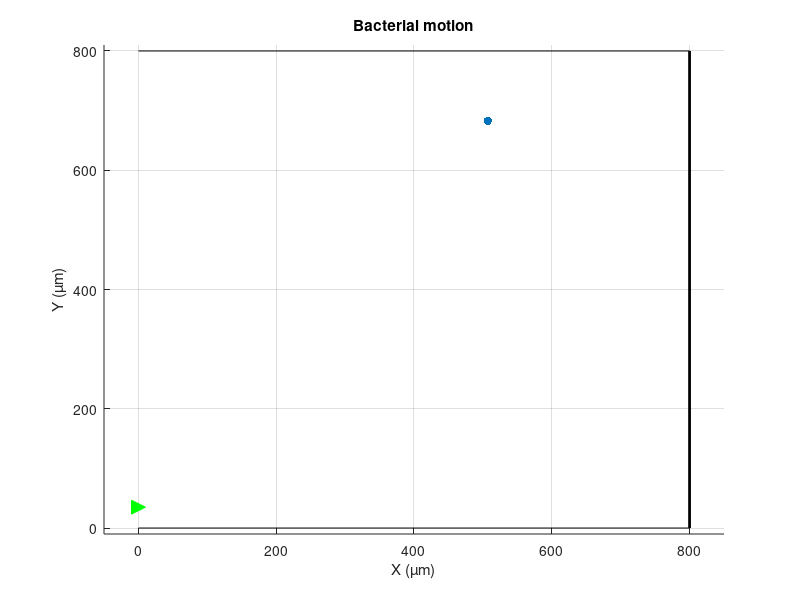
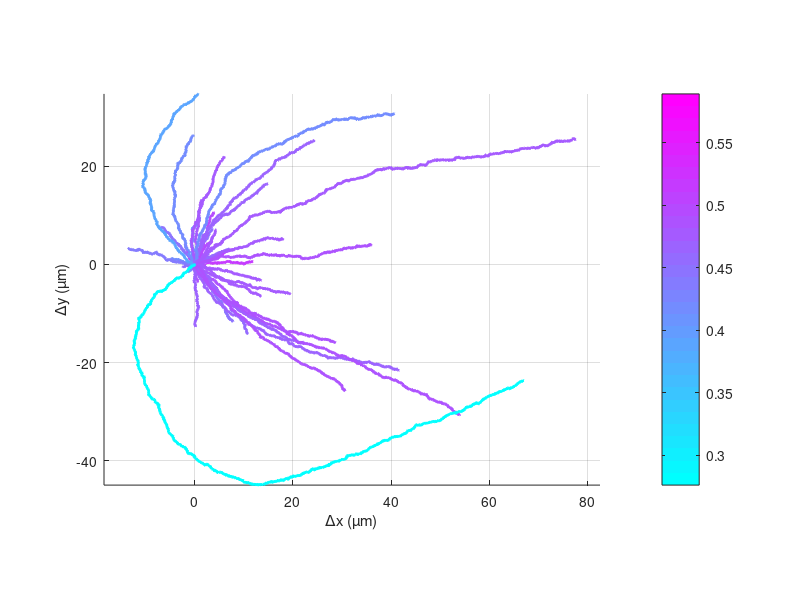

Reproduce these figures in MATLAB, in order. (Note: this script raises an error after producing the figures.)
clear; close all; clc;

total_time     = 8;  dt = 0.001;      n_steps = total_time/dt;
inflow_rate    = 0;    speed = 18;    runtime_lambda = 0.9;
x_max = 800;   y_max = 800;

C_min =  0; C_max = 100;
D_r = 0.03;           % rad²/s
D_t = 0.4;            % µm²/s
L_cell = 1.5;         % µm
L_tail=5               %µm

particles_x = {}; particles_y = {};
particles_theta = {}; particles_runtime = {};
particles_active = {};

current_run_x = {}; current_run_y = {};
runs_x = {}; runs_y = {};

for k = 1:50
    px = rand()*x_max;  py = rand()*y_max;  th = 2*pi*rand();
    particles_x{end+1} = px;
    particles_y{end+1} = py;
    particles_theta{end+1} = th;
    particles_runtime{end+1} = exprnd(1/runtime_lambda);
    particles_active{end+1} = true;
    current_run_x{end+1} = px;
    current_run_y{end+1} = py;
end

figure; hold on; grid on; title('Bacterial motion');
xlabel('X (µm)'); ylabel('Y (µm)');
xlim([-50 x_max+50]); ylim([-10 y_max+10]);
plot([0 x_max],[0 0],'k', [0 x_max],[y_max y_max],'k', [x_max x_max],[0 y_max],'k','LineWidth',2)
plot(0,35,'g>','MarkerFaceColor','g','MarkerSize',10);
hPts = scatter([],[],'o','filled'); drawnow;

for step = 1:n_steps
    for j = 1:numel(particles_x)
        if ~particles_active{j}
            continue;
        end

        x = particles_x{j}(end);
        y = particles_y{j}(end);
        th = particles_theta{j};
        rt = particles_runtime{j} - dt;

        if rt <= 0
            runs_x{end+1} = current_run_x{j};
            runs_y{end+1} = current_run_y{j};
            current_run_x{j} = [];
            current_run_y{j} = [];
            particles_active{j} = false;
            continue;
        end

        C = C_min + (C_max-C_min)*(x/x_max);
        v_dp = 1; % diff velocity
        omega = (-v_dp/L_cell)*sin(th);
        th = th + omega*dt + sqrt(2 * D_r * dt) * randn();
        x = x + speed*cos(th)*dt + sqrt(2 * D_t * dt) * randn() + v_dp*dt;
        y = y + speed*sin(th)*dt + sqrt(2 * D_t * dt) * randn();

        particles_x{j} = [particles_x{j} x];
        particles_y{j} = [particles_y{j} y];
        particles_theta{j} = mod(th, 2*pi);
        particles_runtime{j} = rt;

        current_run_x{j}(end+1) = x;
        current_run_y{j}(end+1) = y;
    end

    set(hPts,'XData',cellfun(@(z)z(end),particles_x), ...
             'YData',cellfun(@(z)z(end),particles_y));
    drawnow;
end

for j = 1:numel(current_run_x)
    if ~isempty(current_run_x{j})
        runs_x{end+1} = current_run_x{j};
        runs_y{end+1} = current_run_y{j};
    end
end

nRuns = numel(runs_x);
straightness = zeros(nRuns,1);
for k = 1:nRuns
    x = runs_x{k}; y = runs_y{k};
    dx = x(end) - x(1); dy = y(end) - y(1);
    displacement = sqrt(dx^2 + dy^2);
    path_length = sum(sqrt(diff(x).^2 + diff(y).^2));
    straightness(k) = displacement / max(path_length, eps);
end

straightness_norm = (straightness);

cmap = cool(32);%color map
colors = cmap(round(1 + 31 * straightness_norm), :);

figure; hold on; grid on; axis equal;
xlabel('\Deltax (µm)'); ylabel('\Deltay (µm)');

for k = 1:nRuns
    dx = runs_x{k} - runs_x{k}(1);
    dy = runs_y{k} - runs_y{k}(1);
    z = zeros(size(dx));
    c = straightness(k) * ones(size(dx));  % Use raw straightness values directly

    surface([dx; dx], [dy; dy], [z; z], [c; c], ...
        'FaceColor', 'none', ...
        'EdgeColor', 'interp', ...
        'LineWidth', 2);
end

colormap(cmap);
caxis([min(straightness) max(straightness)]);  % Color limits set by raw data range

cb = colorbar;
cb.Label.String = 'Straightness';

% Ticks dynamically spaced in your data range
cb.Ticks = linspace(0.4, 0.5, 5);
cb.TickLabels = arrayfun(@(v) sprintf('%.2f', v), cb.Ticks, 'UniformOutput', false);